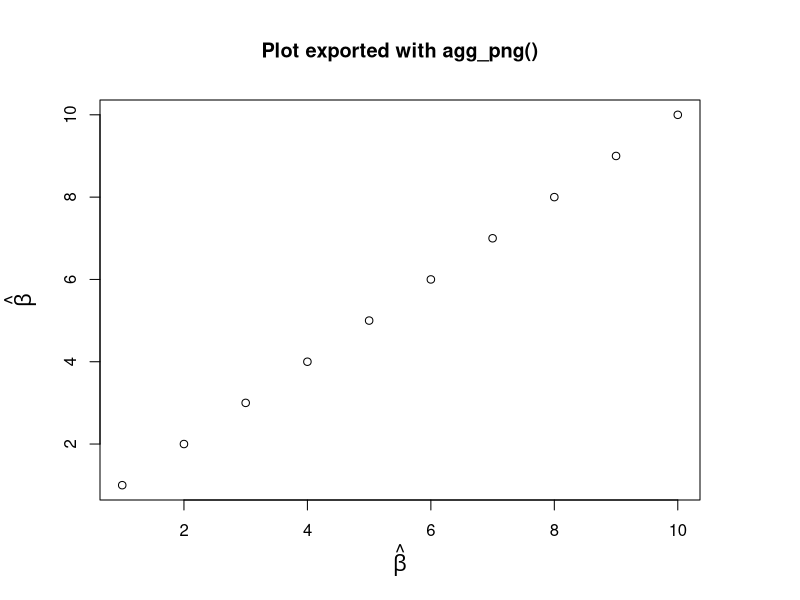
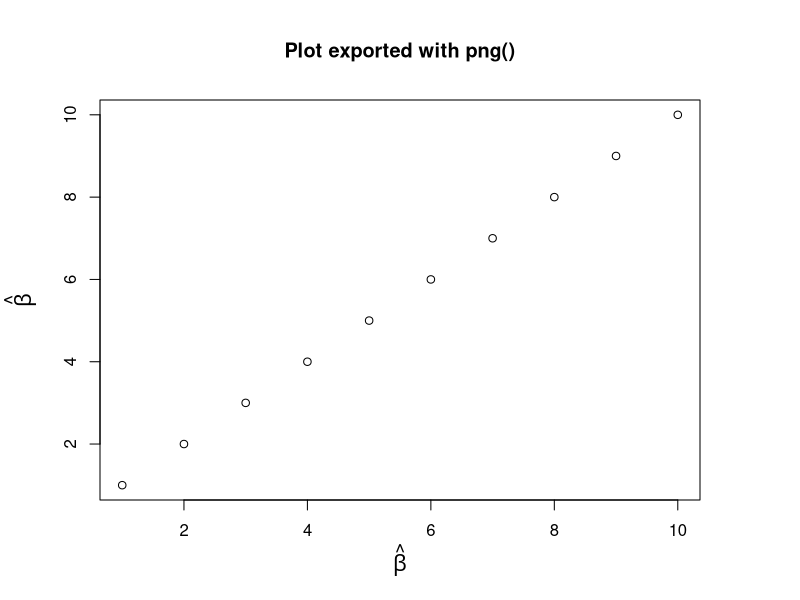
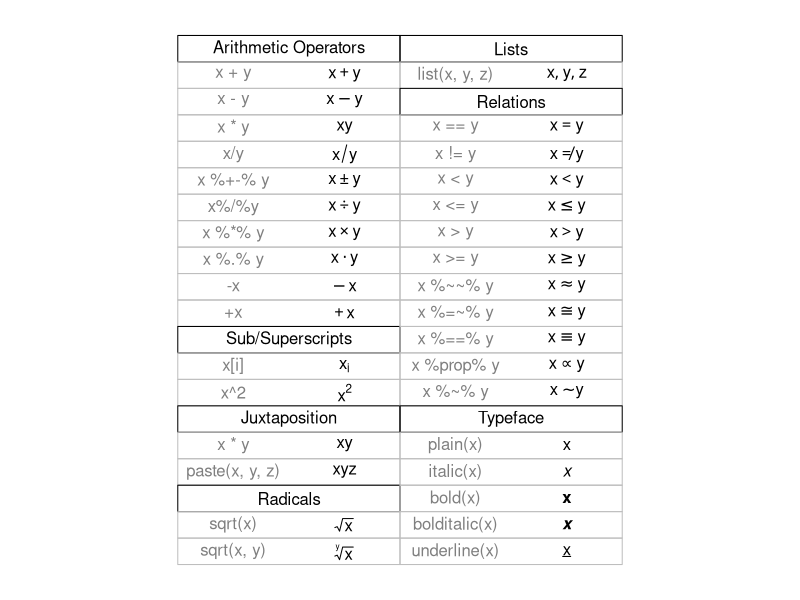
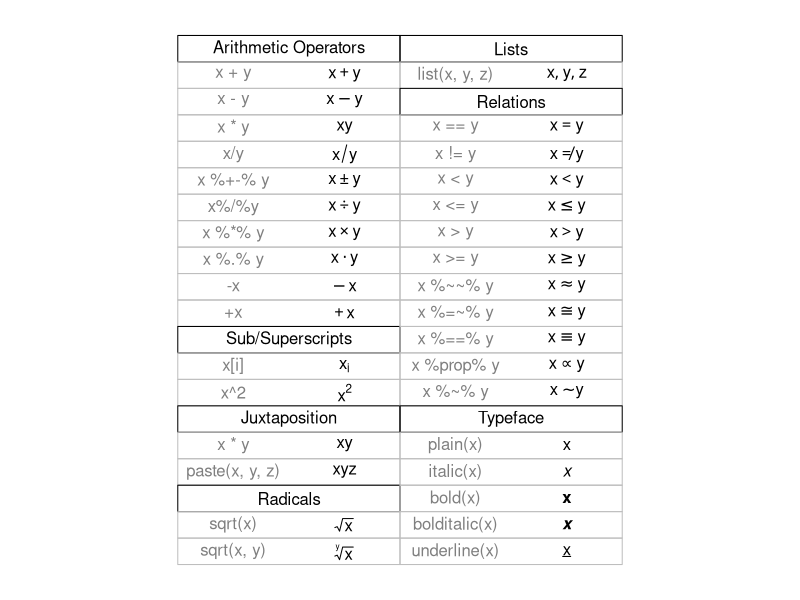
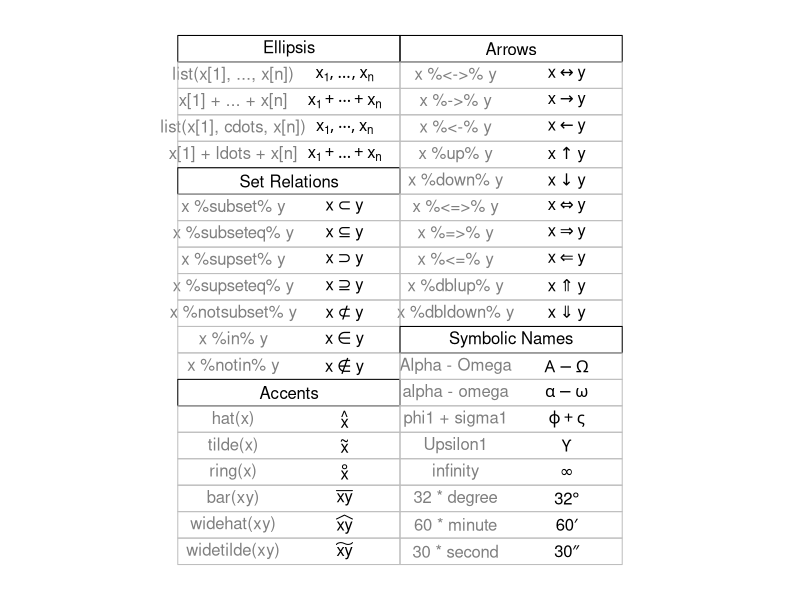
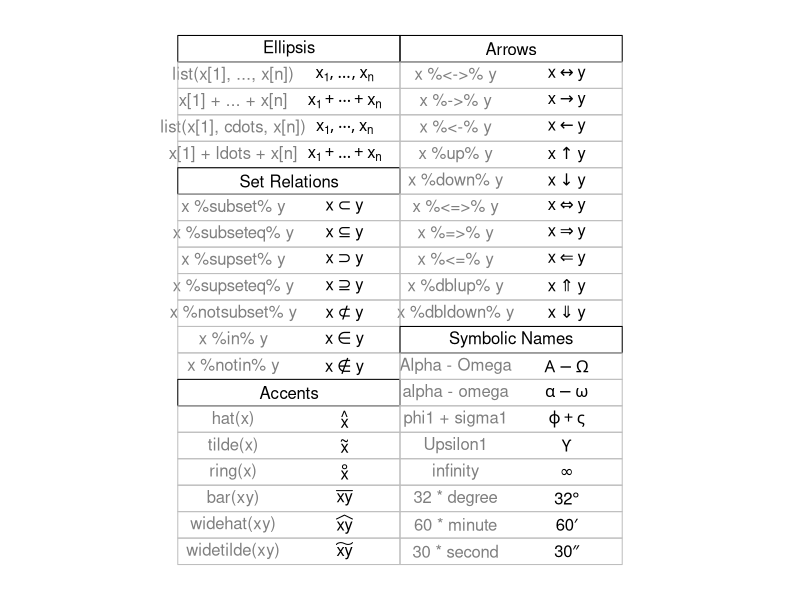
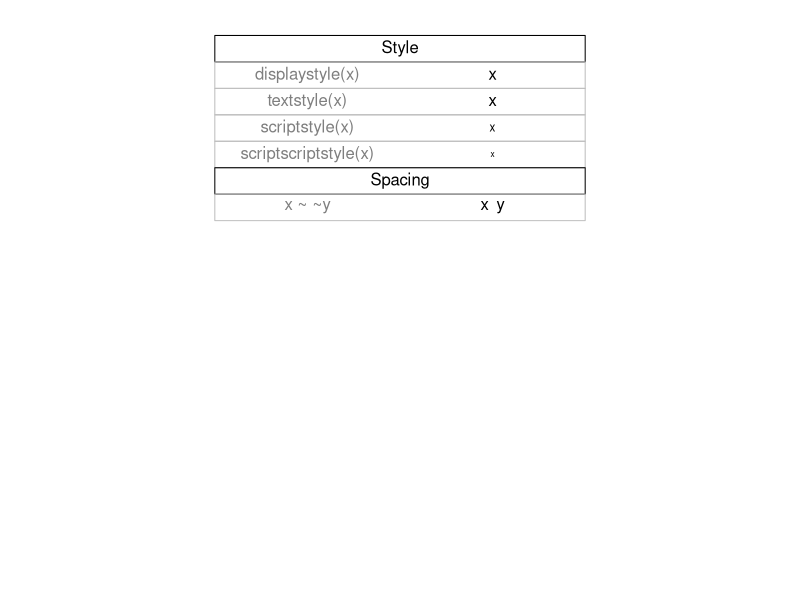
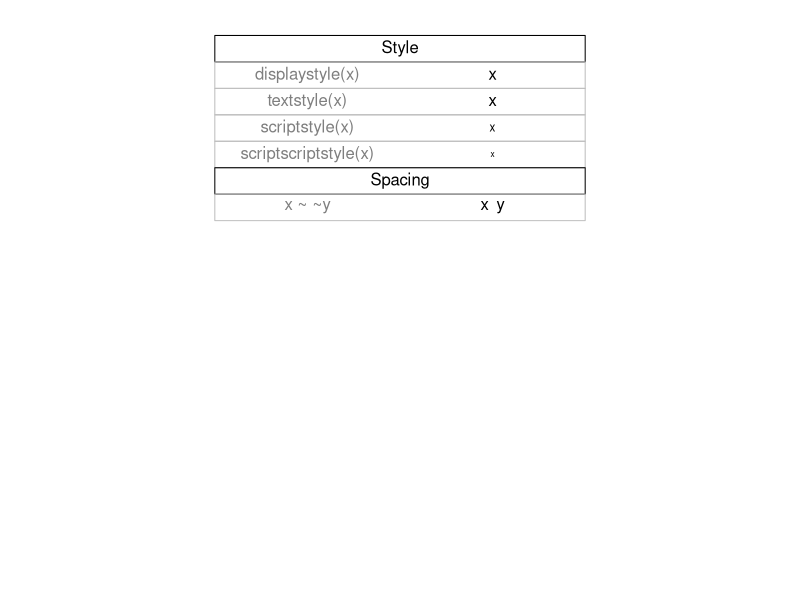

Recreate these plots in R, in order.
# Examples from grDevices::plotmath helpfil
if (Sys.info()['sysname'] == "Darwin") os <- "macos"
if (Sys.info()['sysname'] == "Linux") os <- "linux"
if (Sys.info()['sysname'] == "Windows") os <- "windows"

library(ragg)
library(glue)

systemfonts::register_variant("symbol", "Liberation Sans")

reso <- 300
scl <- reso/72

agg_png(glue('img/example-1-ragg-plot-{os}-liberationsans.png'), units = "px", res = reso, height = scl*480, width = scl*480)
par(mar = c(5, 5, 5, 5), cex.lab = 1.3)
plot(1:10, xlab = expression(hat(beta)), ylab = expression(hat(beta)))
title("Plot exported with agg_png()")
dev.off()

png(glue('img/example-1-png-plot-{os}-liberationsans.png'), units = "px", res = reso, height = scl*480, width = scl*480)
par(mar = c(5, 5, 5, 5), cex.lab = 1.3)
plot(1:10, xlab = expression(hat(beta)), ylab = expression(hat(beta)))
title("Plot exported with png()")
dev.off()

reso <- 300
scl <- reso/72

# demo 1
#  Copyright (C) 2002-2016 The R Core Team

require(datasets)
require(grDevices); require(graphics)

## --- "math annotation" in plots :

######
# create tables of mathematical annotation functionality
######
make.table <- function(nr, nc) {
  savepar <- par(mar=rep(0, 4), pty="s")
  plot(c(0, nc*2 + 1), c(0, -(nr + 1)),
       type="n", xlab="", ylab="", axes=FALSE)
  savepar
}

get.r <- function(i, nr) {
  i %% nr + 1
}

get.c <- function(i, nr) {
  i %/% nr + 1
}

draw.title.cell <- function(title, i, nr) {
  r <- get.r(i, nr)
  c <- get.c(i, nr)
  text(2*c - .5, -r, title)
  rect((2*(c - 1) + .5), -(r - .5), (2*c + .5), -(r + .5))
}

draw.plotmath.cell <- function(expr, i, nr, string = NULL) {
  r <- get.r(i, nr)
  c <- get.c(i, nr)
  if (is.null(string)) {
    string <- deparse(expr)
    string <- substr(string, 12, nchar(string) - 1)
  }
  text((2*(c - 1) + 1), -r, string, col="grey50")
  text((2*c), -r, expr, adj=c(.5,.5))
  rect((2*(c - 1) + .5), -(r - .5), (2*c + .5), -(r + .5), border="grey")
}

# demo 1 - ragg
nr <- 20
nc <- 2

agg_png(glue('img/demo-1-{os}-liberationsans.png'), units = "px", res = reso, height = scl*480, width = scl*480)
oldpar <- make.table(nr, nc)
i <- 0
draw.title.cell("Arithmetic Operators", i, nr); i <- i + 1
draw.plotmath.cell(expression(x + y), i, nr); i <- i + 1
draw.plotmath.cell(expression(x - y), i, nr); i <- i + 1
draw.plotmath.cell(expression(x * y), i, nr); i <- i + 1
draw.plotmath.cell(expression(x / y), i, nr); i <- i + 1
draw.plotmath.cell(expression(x %+-% y), i, nr); i <- i + 1
draw.plotmath.cell(expression(x %/% y), i, nr); i <- i + 1
draw.plotmath.cell(expression(x %*% y), i, nr); i <- i + 1
draw.plotmath.cell(expression(x %.% y), i, nr); i <- i + 1
draw.plotmath.cell(expression(-x), i, nr); i <- i + 1
draw.plotmath.cell(expression(+x), i, nr); i <- i + 1
draw.title.cell("Sub/Superscripts", i, nr); i <- i + 1
draw.plotmath.cell(expression(x[i]), i, nr); i <- i + 1
draw.plotmath.cell(expression(x^2), i, nr); i <- i + 1
draw.title.cell("Juxtaposition", i, nr); i <- i + 1
draw.plotmath.cell(expression(x * y), i, nr); i <- i + 1
draw.plotmath.cell(expression(paste(x, y, z)), i, nr); i <- i + 1
draw.title.cell("Radicals", i, nr); i <- i + 1
draw.plotmath.cell(expression(sqrt(x)), i, nr); i <- i + 1
draw.plotmath.cell(expression(sqrt(x, y)), i, nr); i <- i + 1
draw.title.cell("Lists", i, nr); i <- i + 1
draw.plotmath.cell(expression(list(x, y, z)), i, nr); i <- i + 1
draw.title.cell("Relations", i, nr); i <- i + 1
draw.plotmath.cell(expression(x == y), i, nr); i <- i + 1
draw.plotmath.cell(expression(x != y), i, nr); i <- i + 1
draw.plotmath.cell(expression(x < y), i, nr); i <- i + 1
draw.plotmath.cell(expression(x <= y), i, nr); i <- i + 1
draw.plotmath.cell(expression(x > y), i, nr); i <- i + 1
draw.plotmath.cell(expression(x >= y), i, nr); i <- i + 1
draw.plotmath.cell(expression(x %~~% y), i, nr); i <- i + 1
draw.plotmath.cell(expression(x %=~% y), i, nr); i <- i + 1
draw.plotmath.cell(expression(x %==% y), i, nr); i <- i + 1
draw.plotmath.cell(expression(x %prop% y), i, nr); i <- i + 1
draw.plotmath.cell(expression(x %~% y), i, nr); i <- i + 1
draw.title.cell("Typeface", i, nr); i <- i + 1
draw.plotmath.cell(expression(plain(x)), i, nr); i <- i + 1
draw.plotmath.cell(expression(italic(x)), i, nr); i <- i + 1
draw.plotmath.cell(expression(bold(x)), i, nr); i <- i + 1
draw.plotmath.cell(expression(bolditalic(x)), i, nr); i <- i + 1
draw.plotmath.cell(expression(underline(x)), i, nr); i <- i + 1
dev.off()

# demo 1 - png
nr <- 20
nc <- 2

png(glue('img/demo-1-{os}-png-liberationsans.png'), units = "px", res = reso, height = scl*480, width = scl*480)
oldpar <- make.table(nr, nc)
i <- 0
draw.title.cell("Arithmetic Operators", i, nr); i <- i + 1
draw.plotmath.cell(expression(x + y), i, nr); i <- i + 1
draw.plotmath.cell(expression(x - y), i, nr); i <- i + 1
draw.plotmath.cell(expression(x * y), i, nr); i <- i + 1
draw.plotmath.cell(expression(x / y), i, nr); i <- i + 1
draw.plotmath.cell(expression(x %+-% y), i, nr); i <- i + 1
draw.plotmath.cell(expression(x %/% y), i, nr); i <- i + 1
draw.plotmath.cell(expression(x %*% y), i, nr); i <- i + 1
draw.plotmath.cell(expression(x %.% y), i, nr); i <- i + 1
draw.plotmath.cell(expression(-x), i, nr); i <- i + 1
draw.plotmath.cell(expression(+x), i, nr); i <- i + 1
draw.title.cell("Sub/Superscripts", i, nr); i <- i + 1
draw.plotmath.cell(expression(x[i]), i, nr); i <- i + 1
draw.plotmath.cell(expression(x^2), i, nr); i <- i + 1
draw.title.cell("Juxtaposition", i, nr); i <- i + 1
draw.plotmath.cell(expression(x * y), i, nr); i <- i + 1
draw.plotmath.cell(expression(paste(x, y, z)), i, nr); i <- i + 1
draw.title.cell("Radicals", i, nr); i <- i + 1
draw.plotmath.cell(expression(sqrt(x)), i, nr); i <- i + 1
draw.plotmath.cell(expression(sqrt(x, y)), i, nr); i <- i + 1
draw.title.cell("Lists", i, nr); i <- i + 1
draw.plotmath.cell(expression(list(x, y, z)), i, nr); i <- i + 1
draw.title.cell("Relations", i, nr); i <- i + 1
draw.plotmath.cell(expression(x == y), i, nr); i <- i + 1
draw.plotmath.cell(expression(x != y), i, nr); i <- i + 1
draw.plotmath.cell(expression(x < y), i, nr); i <- i + 1
draw.plotmath.cell(expression(x <= y), i, nr); i <- i + 1
draw.plotmath.cell(expression(x > y), i, nr); i <- i + 1
draw.plotmath.cell(expression(x >= y), i, nr); i <- i + 1
draw.plotmath.cell(expression(x %~~% y), i, nr); i <- i + 1
draw.plotmath.cell(expression(x %=~% y), i, nr); i <- i + 1
draw.plotmath.cell(expression(x %==% y), i, nr); i <- i + 1
draw.plotmath.cell(expression(x %prop% y), i, nr); i <- i + 1
draw.plotmath.cell(expression(x %~% y), i, nr); i <- i + 1
draw.title.cell("Typeface", i, nr); i <- i + 1
draw.plotmath.cell(expression(plain(x)), i, nr); i <- i + 1
draw.plotmath.cell(expression(italic(x)), i, nr); i <- i + 1
draw.plotmath.cell(expression(bold(x)), i, nr); i <- i + 1
draw.plotmath.cell(expression(bolditalic(x)), i, nr); i <- i + 1
draw.plotmath.cell(expression(underline(x)), i, nr); i <- i + 1
dev.off()

# demo 2 - ragg
agg_png(glue('img/demo-2-{os}-liberationsans.png'), units = "px", res = reso, height = scl*480, width = scl*480)
# Need fewer, wider columns for ellipsis ...
nr <- 20
nc <- 2
make.table(nr, nc)
i <- 0
draw.title.cell("Ellipsis", i, nr); i <- i + 1
draw.plotmath.cell(expression(list(x[1], ..., x[n])), i, nr); i <- i + 1
draw.plotmath.cell(expression(x[1] + ... + x[n]), i, nr); i <- i + 1
draw.plotmath.cell(expression(list(x[1], cdots, x[n])), i, nr); i <- i + 1
draw.plotmath.cell(expression(x[1] + ldots + x[n]), i, nr); i <- i + 1
draw.title.cell("Set Relations", i, nr); i <- i + 1
draw.plotmath.cell(expression(x %subset% y), i, nr); i <- i + 1
draw.plotmath.cell(expression(x %subseteq% y), i, nr); i <- i + 1
draw.plotmath.cell(expression(x %supset% y), i, nr); i <- i + 1
draw.plotmath.cell(expression(x %supseteq% y), i, nr); i <- i + 1
draw.plotmath.cell(expression(x %notsubset% y), i, nr); i <- i + 1
draw.plotmath.cell(expression(x %in% y), i, nr); i <- i + 1
draw.plotmath.cell(expression(x %notin% y), i, nr); i <- i + 1
draw.title.cell("Accents", i, nr); i <- i + 1
draw.plotmath.cell(expression(hat(x)), i, nr); i <- i + 1
draw.plotmath.cell(expression(tilde(x)), i, nr); i <- i + 1
draw.plotmath.cell(expression(ring(x)), i, nr); i <- i + 1
draw.plotmath.cell(expression(bar(xy)), i, nr); i <- i + 1
draw.plotmath.cell(expression(widehat(xy)), i, nr); i <- i + 1
draw.plotmath.cell(expression(widetilde(xy)), i, nr); i <- i + 1
draw.title.cell("Arrows", i, nr); i <- i + 1
draw.plotmath.cell(expression(x %<->% y), i, nr); i <- i + 1
draw.plotmath.cell(expression(x %->% y), i, nr); i <- i + 1
draw.plotmath.cell(expression(x %<-% y), i, nr); i <- i + 1
draw.plotmath.cell(expression(x %up% y), i, nr); i <- i + 1
draw.plotmath.cell(expression(x %down% y), i, nr); i <- i + 1
draw.plotmath.cell(expression(x %<=>% y), i, nr); i <- i + 1
draw.plotmath.cell(expression(x %=>% y), i, nr); i <- i + 1
draw.plotmath.cell(expression(x %<=% y), i, nr); i <- i + 1
draw.plotmath.cell(expression(x %dblup% y), i, nr); i <- i + 1
draw.plotmath.cell(expression(x %dbldown% y), i, nr); i <- i + 1
draw.title.cell("Symbolic Names", i, nr); i <- i + 1
draw.plotmath.cell(expression(Alpha - Omega), i, nr); i <- i + 1
draw.plotmath.cell(expression(alpha - omega), i, nr); i <- i + 1
draw.plotmath.cell(expression(phi1 + sigma1), i, nr); i <- i + 1
draw.plotmath.cell(expression(Upsilon1), i, nr); i <- i + 1
draw.plotmath.cell(expression(infinity), i, nr); i <- i + 1
draw.plotmath.cell(expression(32 * degree), i, nr); i <- i + 1
draw.plotmath.cell(expression(60 * minute), i, nr); i <- i + 1
draw.plotmath.cell(expression(30 * second), i, nr); i <- i + 1
dev.off()

# demo 2 - png
png(glue('img/demo-2-{os}-png-liberationsans.png'), units = "px", res = reso, height = scl*480, width = scl*480)
# Need fewer, wider columns for ellipsis ...
nr <- 20
nc <- 2
make.table(nr, nc)
i <- 0
draw.title.cell("Ellipsis", i, nr); i <- i + 1
draw.plotmath.cell(expression(list(x[1], ..., x[n])), i, nr); i <- i + 1
draw.plotmath.cell(expression(x[1] + ... + x[n]), i, nr); i <- i + 1
draw.plotmath.cell(expression(list(x[1], cdots, x[n])), i, nr); i <- i + 1
draw.plotmath.cell(expression(x[1] + ldots + x[n]), i, nr); i <- i + 1
draw.title.cell("Set Relations", i, nr); i <- i + 1
draw.plotmath.cell(expression(x %subset% y), i, nr); i <- i + 1
draw.plotmath.cell(expression(x %subseteq% y), i, nr); i <- i + 1
draw.plotmath.cell(expression(x %supset% y), i, nr); i <- i + 1
draw.plotmath.cell(expression(x %supseteq% y), i, nr); i <- i + 1
draw.plotmath.cell(expression(x %notsubset% y), i, nr); i <- i + 1
draw.plotmath.cell(expression(x %in% y), i, nr); i <- i + 1
draw.plotmath.cell(expression(x %notin% y), i, nr); i <- i + 1
draw.title.cell("Accents", i, nr); i <- i + 1
draw.plotmath.cell(expression(hat(x)), i, nr); i <- i + 1
draw.plotmath.cell(expression(tilde(x)), i, nr); i <- i + 1
draw.plotmath.cell(expression(ring(x)), i, nr); i <- i + 1
draw.plotmath.cell(expression(bar(xy)), i, nr); i <- i + 1
draw.plotmath.cell(expression(widehat(xy)), i, nr); i <- i + 1
draw.plotmath.cell(expression(widetilde(xy)), i, nr); i <- i + 1
draw.title.cell("Arrows", i, nr); i <- i + 1
draw.plotmath.cell(expression(x %<->% y), i, nr); i <- i + 1
draw.plotmath.cell(expression(x %->% y), i, nr); i <- i + 1
draw.plotmath.cell(expression(x %<-% y), i, nr); i <- i + 1
draw.plotmath.cell(expression(x %up% y), i, nr); i <- i + 1
draw.plotmath.cell(expression(x %down% y), i, nr); i <- i + 1
draw.plotmath.cell(expression(x %<=>% y), i, nr); i <- i + 1
draw.plotmath.cell(expression(x %=>% y), i, nr); i <- i + 1
draw.plotmath.cell(expression(x %<=% y), i, nr); i <- i + 1
draw.plotmath.cell(expression(x %dblup% y), i, nr); i <- i + 1
draw.plotmath.cell(expression(x %dbldown% y), i, nr); i <- i + 1
draw.title.cell("Symbolic Names", i, nr); i <- i + 1
draw.plotmath.cell(expression(Alpha - Omega), i, nr); i <- i + 1
draw.plotmath.cell(expression(alpha - omega), i, nr); i <- i + 1
draw.plotmath.cell(expression(phi1 + sigma1), i, nr); i <- i + 1
draw.plotmath.cell(expression(Upsilon1), i, nr); i <- i + 1
draw.plotmath.cell(expression(infinity), i, nr); i <- i + 1
draw.plotmath.cell(expression(32 * degree), i, nr); i <- i + 1
draw.plotmath.cell(expression(60 * minute), i, nr); i <- i + 1
draw.plotmath.cell(expression(30 * second), i, nr); i <- i + 1
dev.off()

# demo 3 - ragg
agg_png(glue('img/demo-3-{os}-liberationsans.png'), units = "px", res = reso, height = scl*480, width = scl*480)
# Need even fewer, wider columns for typeface and style ...
nr <- 20
nc <- 1
make.table(nr, nc)
i <- 0
draw.title.cell("Style", i, nr); i <- i + 1
draw.plotmath.cell(expression(displaystyle(x)), i, nr); i <- i + 1
draw.plotmath.cell(expression(textstyle(x)), i, nr); i <- i + 1
draw.plotmath.cell(expression(scriptstyle(x)), i, nr); i <- i + 1
draw.plotmath.cell(expression(scriptscriptstyle(x)), i, nr); i <- i + 1
draw.title.cell("Spacing", i, nr); i <- i + 1
draw.plotmath.cell(expression(x ~~ y), i, nr); i <- i + 1
dev.off()

# demo 3 - png
png(glue('img/demo-3-{os}-png-liberationsans.png'), units = "px", res = reso, height = scl*480, width = scl*480)
# Need even fewer, wider columns for typeface and style ...
nr <- 20
nc <- 1
make.table(nr, nc)
i <- 0
draw.title.cell("Style", i, nr); i <- i + 1
draw.plotmath.cell(expression(displaystyle(x)), i, nr); i <- i + 1
draw.plotmath.cell(expression(textstyle(x)), i, nr); i <- i + 1
draw.plotmath.cell(expression(scriptstyle(x)), i, nr); i <- i + 1
draw.plotmath.cell(expression(scriptscriptstyle(x)), i, nr); i <- i + 1
draw.title.cell("Spacing", i, nr); i <- i + 1
draw.plotmath.cell(expression(x ~~ y), i, nr); i <- i + 1
dev.off()

# demo 4 - ragg
agg_png(glue('img/demo-4-{os}-liberationsans.png'), units = "px", res = reso, height = scl*480, width = scl*480)
# Need fewer, taller rows for fractions ...
# cheat a bit to save pages
# par(new = TRUE)
nr <- 10
nc <- 1
make.table(nr, nc)
i <- 4
draw.plotmath.cell(expression(x + phantom(0) + y), i, nr); i <- i + 1
draw.plotmath.cell(expression(x + over(1, phantom(0))), i, nr); i <- i + 1
draw.title.cell("Fractions", i, nr); i <- i + 1
draw.plotmath.cell(expression(frac(x, y)), i, nr); i <- i + 1
draw.plotmath.cell(expression(over(x, y)), i, nr); i <- i + 1
draw.plotmath.cell(expression(atop(x, y)), i, nr); i <- i + 1
dev.off()

# demo 4 - png
png(glue('img/demo-4-{os}-png-liberationsans.png'), units = "px", res = reso, height = scl*480, width = scl*480)
# Need fewer, taller rows for fractions ...
# cheat a bit to save pages
# par(new = TRUE)
nr <- 10
nc <- 1
make.table(nr, nc)
i <- 4
draw.plotmath.cell(expression(x + phantom(0) + y), i, nr); i <- i + 1
draw.plotmath.cell(expression(x + over(1, phantom(0))), i, nr); i <- i + 1
draw.title.cell("Fractions", i, nr); i <- i + 1
draw.plotmath.cell(expression(frac(x, y)), i, nr); i <- i + 1
draw.plotmath.cell(expression(over(x, y)), i, nr); i <- i + 1
draw.plotmath.cell(expression(atop(x, y)), i, nr); i <- i + 1
dev.off()

# demo 5 - ragg
agg_png(glue('img/demo-5-{os}-liberationsans.png'), units = "px", res = reso, height = scl*480, width = scl*480)
# Need fewer, taller rows and fewer, wider columns for big operators ...
nr <- 10
nc <- 1
make.table(nr, nc)
i <- 0
draw.title.cell("Big Operators", i, nr); i <- i + 1
draw.plotmath.cell(expression(sum(x[i], i=1, n)), i, nr); i <- i + 1
draw.plotmath.cell(expression(prod(plain(P)(X == x), x)), i, nr); i <- i + 1
draw.plotmath.cell(expression(integral(f(x) * dx, a, b)), i, nr); i <- i + 1
draw.plotmath.cell(expression(union(A[i], i==1, n)), i, nr); i <- i + 1
draw.plotmath.cell(expression(intersect(A[i], i==1, n)), i, nr); i <- i + 1
draw.plotmath.cell(expression(lim(f(x), x %->% 0)), i, nr); i <- i + 1
draw.plotmath.cell(expression(min(g(x), x >= 0)), i, nr); i <- i + 1
draw.plotmath.cell(expression(inf(S)), i, nr); i <- i + 1
draw.plotmath.cell(expression(sup(S)), i, nr); i <- i + 1
dev.off()

# demo 5 - png
png(glue('img/demo-5-{os}-png-liberationsans.png'), units = "px", res = reso, height = scl*480, width = scl*480)
# Need fewer, taller rows and fewer, wider columns for big operators ...
nr <- 10
nc <- 1
make.table(nr, nc)
i <- 0
draw.title.cell("Big Operators", i, nr); i <- i + 1
draw.plotmath.cell(expression(sum(x[i], i=1, n)), i, nr); i <- i + 1
draw.plotmath.cell(expression(prod(plain(P)(X == x), x)), i, nr); i <- i + 1
draw.plotmath.cell(expression(integral(f(x) * dx, a, b)), i, nr); i <- i + 1
draw.plotmath.cell(expression(union(A[i], i==1, n)), i, nr); i <- i + 1
draw.plotmath.cell(expression(intersect(A[i], i==1, n)), i, nr); i <- i + 1
draw.plotmath.cell(expression(lim(f(x), x %->% 0)), i, nr); i <- i + 1
draw.plotmath.cell(expression(min(g(x), x >= 0)), i, nr); i <- i + 1
draw.plotmath.cell(expression(inf(S)), i, nr); i <- i + 1
draw.plotmath.cell(expression(sup(S)), i, nr); i <- i + 1
dev.off()

# demo 6 - ragg
agg_png(glue('img/demo-6-{os}-liberationsans.png'), units = "px", res = reso, height = scl*480, width = scl*480)
nr <- 12
nc <- 1
make.table(nr, nc)
i <- 0
draw.title.cell("Grouping", i, nr); i <- i + 1
# Those involving '{ . }' have to be done "by hand"
draw.plotmath.cell(expression({}(x , y)), i, nr, string="{}(x, y)"); i <- i + 1
draw.plotmath.cell(expression((x + y)*z), i, nr); i <- i + 1
draw.plotmath.cell(expression(x^y + z),   i, nr); i <- i + 1
draw.plotmath.cell(expression(x^(y + z)), i, nr); i <- i + 1
draw.plotmath.cell(expression(x^{y + z}), i, nr, string="x^{y + z}"); i <- i + 1
draw.plotmath.cell(expression(group("(", list(a, b), "]")), i, nr); i <- i + 1
draw.plotmath.cell(expression(bgroup("(", atop(x, y), ")")), i, nr); i <- i + 1
draw.plotmath.cell(expression(group(lceil, x, rceil)), i, nr); i <- i + 1
draw.plotmath.cell(expression(group(lfloor, x, rfloor)), i, nr); i <- i + 1
draw.plotmath.cell(expression(group(langle, list(x, y), rangle)), i, nr); i <- i + 1
draw.plotmath.cell(expression(group("|", x, "|")), i, nr); i <- i + 1
dev.off()

# demo 6 - png
png(glue('img/demo-6-{os}-png-liberationsans.png'), units = "px", res = reso, height = scl*480, width = scl*480)
nr <- 12
nc <- 1
make.table(nr, nc)
i <- 0
draw.title.cell("Grouping", i, nr); i <- i + 1
# Those involving '{ . }' have to be done "by hand"
draw.plotmath.cell(expression({}(x , y)), i, nr, string="{}(x, y)"); i <- i + 1
draw.plotmath.cell(expression((x + y)*z), i, nr); i <- i + 1
draw.plotmath.cell(expression(x^y + z),   i, nr); i <- i + 1
draw.plotmath.cell(expression(x^(y + z)), i, nr); i <- i + 1
draw.plotmath.cell(expression(x^{y + z}), i, nr, string="x^{y + z}"); i <- i + 1
draw.plotmath.cell(expression(group("(", list(a, b), "]")), i, nr); i <- i + 1
draw.plotmath.cell(expression(bgroup("(", atop(x, y), ")")), i, nr); i <- i + 1
draw.plotmath.cell(expression(group(lceil, x, rceil)), i, nr); i <- i + 1
draw.plotmath.cell(expression(group(lfloor, x, rfloor)), i, nr); i <- i + 1
draw.plotmath.cell(expression(group(langle, list(x, y), rangle)), i, nr); i <- i + 1
draw.plotmath.cell(expression(group("|", x, "|")), i, nr); i <- i + 1
dev.off()

par(oldpar)

reso <- 300
scl <- reso/72

# Example 1 - ragg
agg_png(glue('img/plotmath-ex1-{os}-liberationsans.png'), units = "px", res = reso, height = scl*480, width = scl*480)
x <- seq(-4, 4, length.out = 101)
y <- cbind(sin(x), cos(x))
matplot(x, y, type = "l", xaxt = "n",
        main = expression(paste(plain(sin) * phi, "  and  ",
                                plain(cos) * phi)),
        ylab = expression("sin" * phi, "cos" * phi), # only 1st is taken
        xlab = expression(paste("Phase Angle ", phi)),
        col.main = "blue")
axis(1, at = c(-pi, -pi/2, 0, pi/2, pi),
     labels = expression(-pi, -pi/2, 0, pi/2, pi))
dev.off()

# Example 1 - png
png(glue('img/plotmath-ex1-{os}-png-liberationsans.png'), units = "px", res = reso, height = scl*480, width = scl*480)
x <- seq(-4, 4, length.out = 101)
y <- cbind(sin(x), cos(x))
matplot(x, y, type = "l", xaxt = "n",
        main = expression(paste(plain(sin) * phi, "  and  ",
                                plain(cos) * phi)),
        ylab = expression("sin" * phi, "cos" * phi), # only 1st is taken
        xlab = expression(paste("Phase Angle ", phi)),
        col.main = "blue")
axis(1, at = c(-pi, -pi/2, 0, pi/2, pi),
     labels = expression(-pi, -pi/2, 0, pi/2, pi))
dev.off()

# Example 2 - ragg
## How to combine "math" and numeric variables :
agg_png(glue('img/plotmath-ex2-{os}-liberationsans.png'), units = "px", res = reso, height = scl*480, width = scl*480)
plot(1:10, type="n", xlab="", ylab="", main = "plot math & numbers")
theta <- 1.23 ; mtext(bquote(hat(theta) == .(theta)), line= .25)
for(i in 2:9)
  text(i, i+1, substitute(list(xi, eta) == group("(",list(x,y),")"),
                          list(x = i, y = i+1)))
## note that both of these use calls rather than expressions.
##
text(1, 10,  "Derivatives:", adj = 0)
text(1, 9.6, expression(
  "             first: {f * minute}(x) " == {f * minute}(x)), adj = 0)
text(1, 9.0, expression(
  "     second: {f * second}(x) "        == {f * second}(x)), adj = 0)
dev.off()

# Example 2 - png
## How to combine "math" and numeric variables :
png(glue('img/plotmath-ex2-{os}-png-liberationsans.png'), units = "px", res = reso, height = scl*480, width = scl*480)
plot(1:10, type="n", xlab="", ylab="", main = "plot math & numbers")
theta <- 1.23 ; mtext(bquote(hat(theta) == .(theta)), line= .25)
for(i in 2:9)
  text(i, i+1, substitute(list(xi, eta) == group("(",list(x,y),")"),
                          list(x = i, y = i+1)))
## note that both of these use calls rather than expressions.
##
text(1, 10,  "Derivatives:", adj = 0)
text(1, 9.6, expression(
  "             first: {f * minute}(x) " == {f * minute}(x)), adj = 0)
text(1, 9.0, expression(
  "     second: {f * second}(x) "        == {f * second}(x)), adj = 0)
dev.off()

# Example 3 - ragg
## note the "{ .. }" trick to get "chained" equations:
agg_png(glue('img/plotmath-ex3-{os}-liberationsans.png'), units = "px", res = reso, height = scl*480, width = scl*480)
plot(1:10, 1:10, main = quote(1 <= {1 < 2}))
text(4, 9, expression(hat(beta) == (X^t * X)^{-1} * X^t * y))
text(4, 8.4, "expression(hat(beta) == (X^t * X)^{-1} * X^t * y)",
     cex = .8)
text(4, 7, expression(bar(x) == sum(frac(x[i], n), i==1, n)))
text(4, 6.4, "expression(bar(x) == sum(frac(x[i], n), i==1, n))",
     cex = .8)
text(8, 5, expression(paste(frac(1, sigma*sqrt(2*pi)), " ",
                            plain(e)^{frac(-(x-mu)^2, 2*sigma^2)})),
     cex = 1.2)
dev.off()

# Example 3 - png
## note the "{ .. }" trick to get "chained" equations:
png(glue('img/plotmath-ex3-{os}-png-liberationsans.png'), units = "px", res = reso, height = scl*480, width = scl*480)
plot(1:10, 1:10, main = quote(1 <= {1 < 2}))
text(4, 9, expression(hat(beta) == (X^t * X)^{-1} * X^t * y))
text(4, 8.4, "expression(hat(beta) == (X^t * X)^{-1} * X^t * y)",
     cex = .8)
text(4, 7, expression(bar(x) == sum(frac(x[i], n), i==1, n)))
text(4, 6.4, "expression(bar(x) == sum(frac(x[i], n), i==1, n))",
     cex = .8)
text(8, 5, expression(paste(frac(1, sigma*sqrt(2*pi)), " ",
                            plain(e)^{frac(-(x-mu)^2, 2*sigma^2)})),
     cex = 1.2)
dev.off()

# Example 4 - ragg
## some other useful symbols
agg_png(glue('img/plotmath-ex4-{os}-liberationsans.png'), units = "px", res = reso, height = scl*480, width = scl*480)
plot.new(); plot.window(c(0,4), c(15,1))
text(1, 1, "universal", adj = 0); text(2.5, 1,  "\\042")
text(3, 1, expression(symbol("\042")))
text(1, 2, "existential", adj = 0); text(2.5, 2,  "\\044")
text(3, 2, expression(symbol("\044")))
text(1, 3, "suchthat", adj = 0); text(2.5, 3,  "\\047")
text(3, 3, expression(symbol("\047")))
text(1, 4, "therefore", adj = 0); text(2.5, 4,  "\\134")
text(3, 4, expression(symbol("\134")))
text(1, 5, "perpendicular", adj = 0); text(2.5, 5,  "\\136")
text(3, 5, expression(symbol("\136")))
text(1, 6, "circlemultiply", adj = 0); text(2.5, 6,  "\\304")
text(3, 6, expression(symbol("\304")))
text(1, 7, "circleplus", adj = 0); text(2.5, 7,  "\\305")
text(3, 7, expression(symbol("\305")))
text(1, 8, "emptyset", adj = 0); text(2.5, 8,  "\\306")
text(3, 8, expression(symbol("\306")))
text(1, 9, "angle", adj = 0); text(2.5, 9,  "\\320")
text(3, 9, expression(symbol("\320")))
text(1, 10, "leftangle", adj = 0); text(2.5, 10,  "\\341")
text(3, 10, expression(symbol("\341")))
text(1, 11, "rightangle", adj = 0); text(2.5, 11,  "\\361")
text(3, 11, expression(symbol("\361")))
dev.off()

# Example 4 - ragg
## some other useful symbols
png(glue('img/plotmath-ex4-{os}-png-liberationsans.png'), units = "px", res = reso, height = scl*480, width = scl*480)
plot.new(); plot.window(c(0,4), c(15,1))
text(1, 1, "universal", adj = 0); text(2.5, 1,  "\\042")
text(3, 1, expression(symbol("\042")))
text(1, 2, "existential", adj = 0); text(2.5, 2,  "\\044")
text(3, 2, expression(symbol("\044")))
text(1, 3, "suchthat", adj = 0); text(2.5, 3,  "\\047")
text(3, 3, expression(symbol("\047")))
text(1, 4, "therefore", adj = 0); text(2.5, 4,  "\\134")
text(3, 4, expression(symbol("\134")))
text(1, 5, "perpendicular", adj = 0); text(2.5, 5,  "\\136")
text(3, 5, expression(symbol("\136")))
text(1, 6, "circlemultiply", adj = 0); text(2.5, 6,  "\\304")
text(3, 6, expression(symbol("\304")))
text(1, 7, "circleplus", adj = 0); text(2.5, 7,  "\\305")
text(3, 7, expression(symbol("\305")))
text(1, 8, "emptyset", adj = 0); text(2.5, 8,  "\\306")
text(3, 8, expression(symbol("\306")))
text(1, 9, "angle", adj = 0); text(2.5, 9,  "\\320")
text(3, 9, expression(symbol("\320")))
text(1, 10, "leftangle", adj = 0); text(2.5, 10,  "\\341")
text(3, 10, expression(symbol("\341")))
text(1, 11, "rightangle", adj = 0); text(2.5, 11,  "\\361")
text(3, 11, expression(symbol("\361")))
dev.off()
